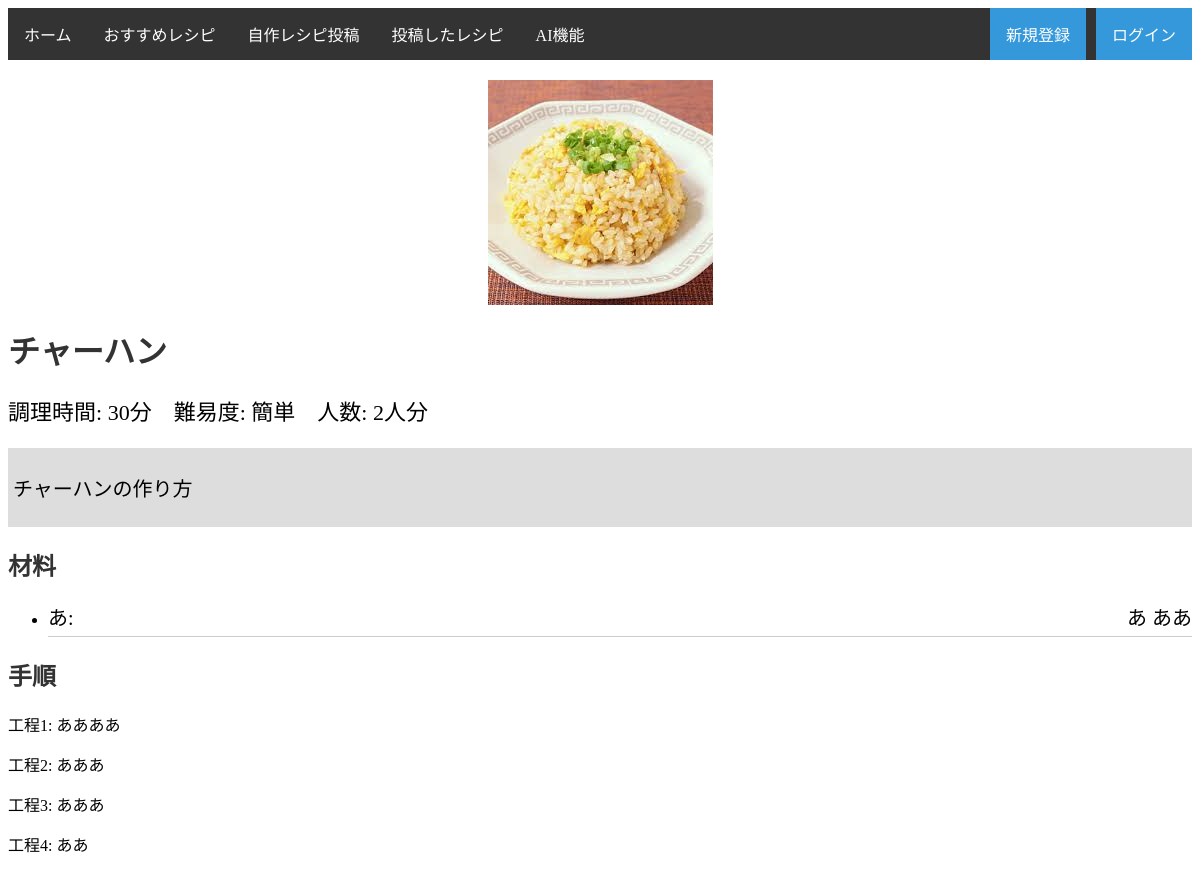
/recipe_display.php?recipe=チャーハン, run on the app's committed database.
### tables this page shows
CREATE TABLE `recipes` (
  `id` int(11) NOT NULL,
  `username` varchar(50) NOT NULL,
  `recipe_title` varchar(200) NOT NULL,
  `recipe_time` float NOT NULL,
  `recipe_difficulty` varchar(10) NOT NULL,
  `recipe_ServingSize` varchar(50) NOT NULL,
  `recipe_picture` varchar(200) NOT NULL,
  `recipe_introduction` text NOT NULL,
  `created_at` timestamp NOT NULL DEFAULT current_timestamp(),
  `updated_at` timestamp NOT NULL DEFAULT current_timestamp() ON UPDATE current_timestamp()
);

CREATE TABLE `ingredients` (
  `id` int(11) NOT NULL,
  `recipe_id` int(11) NOT NULL,
  `ingredient_name` varchar(200) NOT NULL,
  `quantity` varchar(200) NOT NULL,
  `unit` varchar(50) NOT NULL
);

CREATE TABLE `recipe_procedure` (
  `id` int(11) NOT NULL,
  `recipe_id` int(11) NOT NULL,
  `step_numbers` int(11) NOT NULL,
  `recipe_description` text NOT NULL
);

### recipe_display.php (the view, shortened to what this page needs)
<?php
require('dbconnect.php');
include('navbar.php');
if(isset($_GET['recipe'])) {
    $recipeName = $_GET['recipe'];
    $sql = "SELECT * FROM recipes WHERE recipe_title = :recipe_title";
    $stmt = $db->prepare($sql);
    $stmt->bindParam(':recipe_title', $recipeName);
    $stmt->execute();
    $recipe = $stmt->fetch();
    $stmtIngredients = $db->prepare('SELECT ingredient_name, quantity, unit FROM ingredients WHERE recipe_id = :recipe_id');
    $stmtIngredients->bindParam(':recipe_id', $recipe['id']);
    $stmtIngredients->execute();
    $cook_ingredients = $stmtIngredients->fetchAll(PDO::FETCH_ASSOC);
    $stmtProcedure = $db->prepare('SELECT step_numbers, recipe_description FROM recipe_procedure WHERE recipe_id = :recipe_id');
    $stmtProcedure->bindParam(':recipe_id', $recipe['id']);
    $stmtProcedure->execute();
    $cook_procedure = $stmtProcedure->fetchAll(PDO::FETCH_ASSOC);
} else {
    echo "レシピが指定されていません。";
}
?>
<!DOCTYPE html>
<html lang="ja">
<head>
    <link rel="stylesheet" href="style.css"/>
</head>
<body>
    <?php
    if($recipe) {
        echo "<img src='{$recipe['recipe_picture']}' alt='料理の写真' class='recipepicture' style='margin-top: 20px;'>";
        echo "<h1 style='color: #333333;'>{$recipe['recipe_title']}</h1>";
        echo "<p style='font-size: 22px;'>調理時間: {$recipe['recipe_time']}分　難易度: {$recipe['recipe_difficulty']}　人数: {$recipe['recipe_ServingSize']}</p>";
        echo "<div style='padding: 5px; background-color: #DDDDDD; margin-top: 10px;'>";
        echo "<p style='font-size: 20px;'>{$recipe['recipe_introduction']}</p>";
        echo "</div>";
    } else {
        echo "指定されたレシピが見つかりません。";
    }
    ?>
    <div class="recipe-ingredients">
        <h2 style='color: #333333;'>材料</h2>
        <ul>
        <?php foreach($cook_ingredients as $ingredient): ?>
            <li>
                <span style="font-size: 20px; margin-bottom: 20px;"><?php echo $ingredient['ingredient_name']; ?>:</span>
                <span style="float: right; font-size: 20px;"><?php echo $ingredient['quantity'] . ' ' . $ingredient['unit']; ?></span>
                <hr style="border: 0; border-top: 1px solid #ccc; margin: 5px 0;">
            </li>
        <?php endforeach; ?>
        </ul>
    </div>
    <div class="recipe-instructions">
        <h2 style='color: #333333;'>手順</h2>
        <?php foreach($cook_procedure as $procedure): ?>
            <p>工程<?php echo $procedure['step_numbers']; ?>: <?php echo $procedure['recipe_description']; ?></p>
        <?php endforeach; ?>
    </div>
</body>
</html>

### navbar.php (shortened to what this page needs)
<?php
if (isset($_SESSION['user_id']) && isset($_SESSION['username'])) {
    $loggedInUser = $_SESSION['username'];
    $loginDisplay = '<p class="login" style="float: right; color: #00f7ff;">ようこそ、'.$loggedInUser.' さん！</p>';
    $loginDisplay2 = '<a class="signup" href="logout.php" id="logout-link" style="float: right; cursor: pointer; color: #ff5100; text-decoration: underline;">ログアウト</a>';
    $loginDisplayCombined = $loginDisplay2 . $loginDisplay;
} else {
    $loginDisplayCombined = '<a class="login-link" href="login.php">ログイン</a>
                             <a class="signup-link" href="signup.php">新規登録</a>';
}
?>
<div class="navbar">
    <a class="menu" href="home.php">ホーム</a>
    <a class="menu" href="recipe.php">おすすめレシピ</a>
    <a class="menu" href="post-recipe.php">自作レシピ投稿</a>
    <a class="menu" href="myrecipes.php">投稿したレシピ</a>
    <a class="menu" href="ai_menu_generator.php">AI機能</a>
    <?php echo $loginDisplayCombined; ?>
</div>

### style.css (style rules this page uses)
.navbar { overflow: hidden; background-color: #333; }
.navbar a { display: block; color: white; text-align: center; padding: 14px 16px; text-decoration: none; }
.menu { float: left; }
.login-link, .signup-link { background-color: #3498db; float: right; margin-left: 10px; }

### recipe_display.php (style rules this page uses)
.recipepicture { height: auto; max-width: 50%; display: block; margin: 0 auto; }

### data on the page
recipes: recipe_picture (picture), recipe_title "チャーハン", recipe_time "30", recipe_difficulty "簡単", recipe_ServingSize "2人分", recipe_introduction "チャーハンの作り方"
ingredients: ingredient_name "あ", quantity "あ", unit "ああ"
recipe_procedure: step_numbers "1", recipe_description "ああああ"
recipe_procedure: step_numbers "2", recipe_description "あああ"
recipe_procedure: step_numbers "3", recipe_description "あああ"
recipe_procedure: step_numbers "4", recipe_description "ああ"
